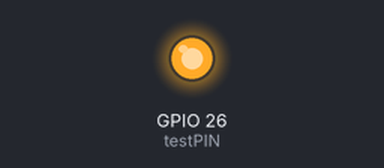
A program run on a simulated Raspberry Pi (BCM pin numbers). Shown: output pins drawn as LEDs (lit = HIGH). What the program prints to the terminal is not drawn.

Above: at 0.1 s.
Timing chart, 0 to 1.6 s (numbered marks = the images above):
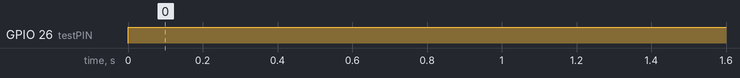

Measured:
- by itself, GPIO 26 (testPIN): LOW → HIGH at 0.00 s

The program:

25_2_2025_Testing.py
```python
import RPi.GPIO as GPIO
import time

GPIO.cleanup()
testPIN = 26


GPIO.setmode(GPIO.BCM)
GPIO.setup(testPIN,GPIO.OUT)


while True:
    print("Starting motors at 50% speed...")
    GPIO.output(testPIN,GPIO.HIGH)
```
